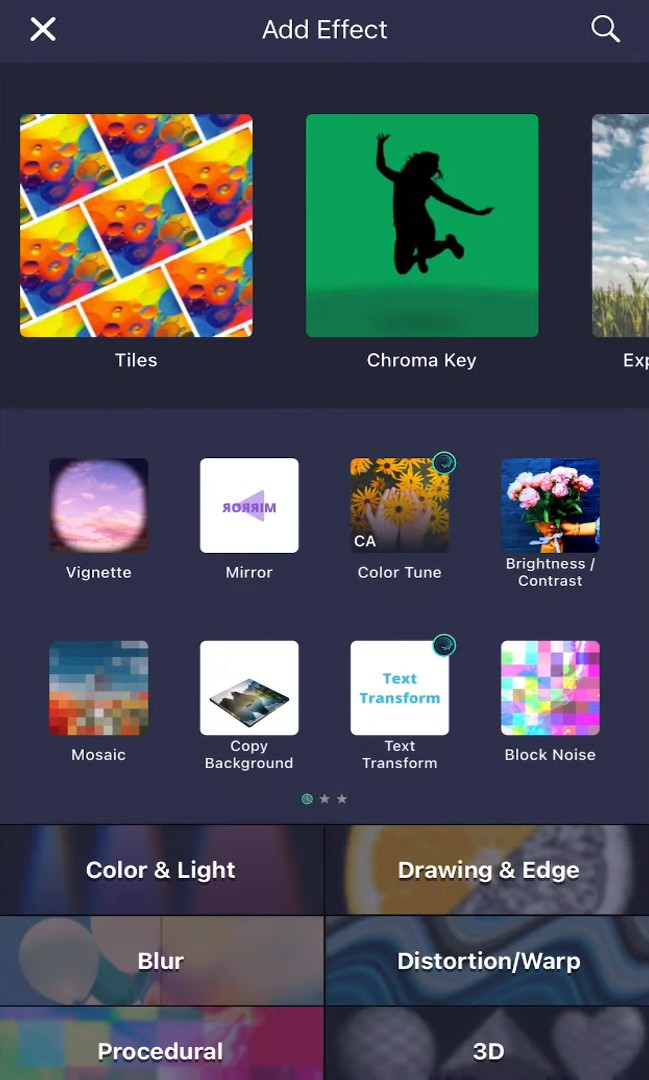
#> input picture am_research/images/07-effect-browser.jpg, 649 x 1080 px; its folder holds only this picture in this run
$ python qa-images.py
#> lines starting #> are read from the running program, lines starting #| are printed output that depends on the picture
#!/usr/bin/env python3
"""OpenCV measurements for collected editor references.

Reference screenshots are kept outside the product bundle. The measurements
are descriptive evidence for information architecture, not claims about
OmniFrame runtime pixels (browser screenshots require an installed browser).
"""
from __future__ import annotations

import json
import sys
from pathlib import Path

import cv2
import numpy as np


folder = Path(sys.argv[1] if len(sys.argv) > 1 and not sys.argv[1].startswith("--") else "qa/images")
output = Path(sys.argv[2] if len(sys.argv) > 2 and not sys.argv[2].startswith("--") else "/tmp/omniframe-qa/image-measurements.json")
allow_empty = "--allow-empty" in sys.argv
files = sorted([*folder.glob("*.png"), *folder.glob("*.jpg"), *folder.glob("*.jpeg")])
if not files:
    output.parent.mkdir(parents=True, exist_ok=True)
    output.write_text(json.dumps({"status": "no-images", "folder": str(folder), "note": "Add licensed/local captures before measuring."}, indent=2) + "\n")
    print(f"no reference images found in {folder}; folder is ready for licensed/local captures")
    if allow_empty:
        raise SystemExit(0)
    raise SystemExit(2)

measurements = []
for path in files:
    image = cv2.imread(str(path), cv2.IMREAD_COLOR)
#> image is the input picture: shape (1080, 649, 3); mean B, G, R 87.2, 79, 74.3
    if image is None:
        raise SystemExit(f"unable to decode {path}")
    height, width = image.shape[:2]
#> height = 1080; width = 649
    gray = cv2.cvtColor(image, cv2.COLOR_BGR2GRAY)
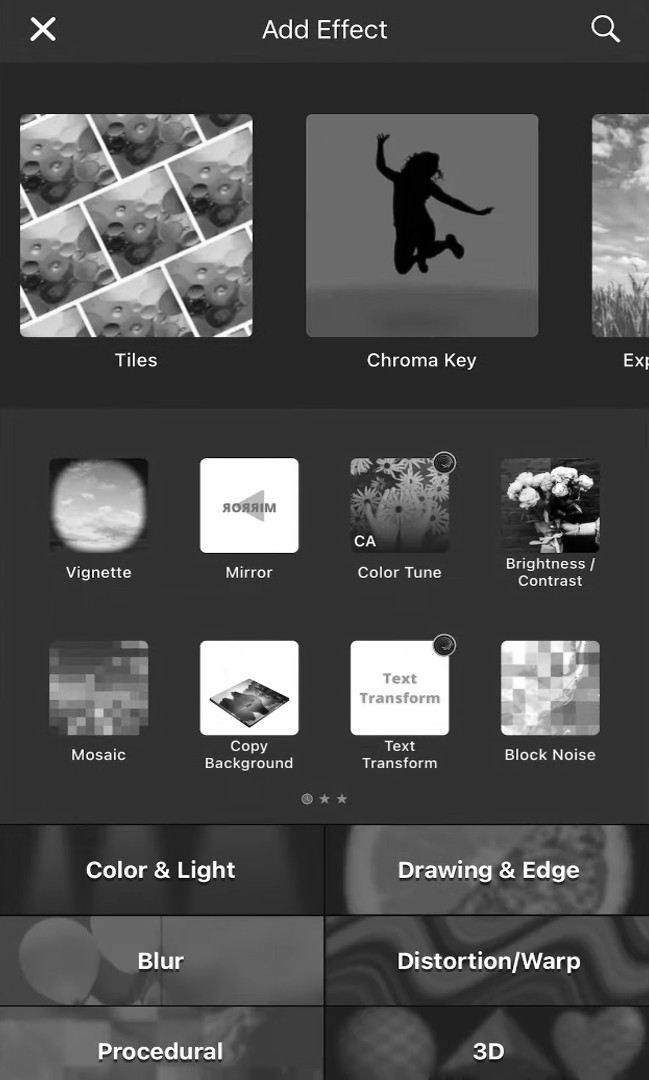
#> gray: shape (1080, 649); min 0, max 255, mean 78.6
    edges = cv2.Canny(gray, 80, 160)
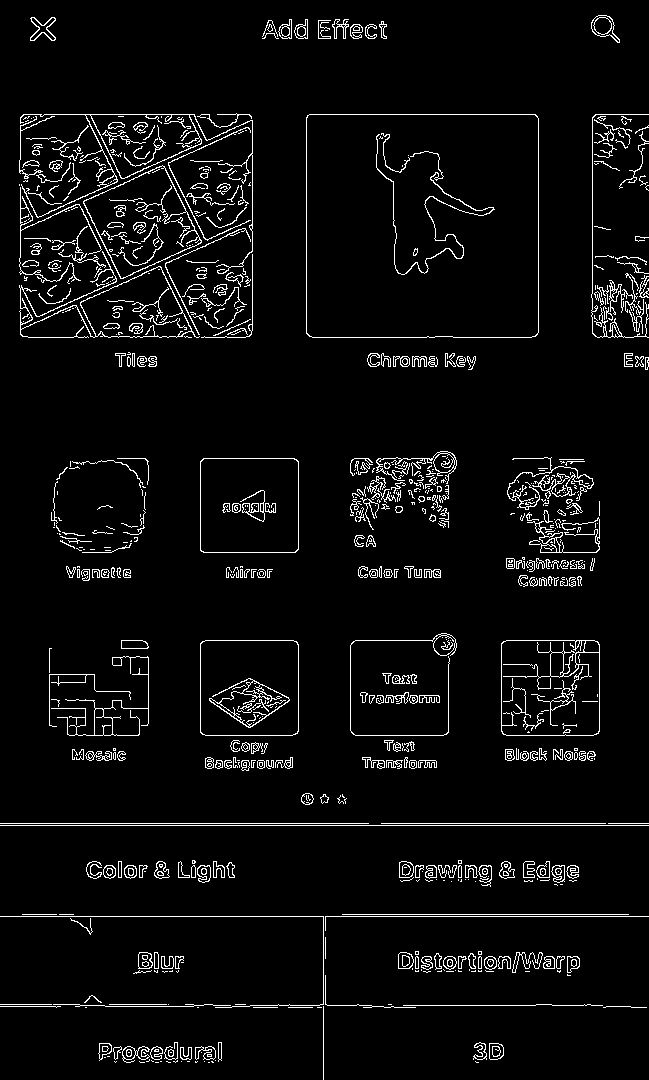
#> edges: shape (1080, 649); 4.7% white in thin lines or dots
    column_density = (edges > 0).mean(axis=0)
#> column_density = 649 values, max 0.259 at index 538, min 0.00463 at index 0, mean 0.0474
    row_density = (edges > 0).mean(axis=1)
#> row_density = 1080 values, max 1 at index 825, min 0 at index 0, mean 0.0474
    vertical_threshold = float(column_density.mean() + 2 * column_density.std())
#> vertical_threshold = 0.103
    horizontal_threshold = float(row_density.mean() + 2 * row_density.std())
#> horizontal_threshold = 0.204
    vertical_candidates = np.flatnonzero(column_density >= vertical_threshold)
#> vertical_candidates = [20, 49, 121, 148, 200, 252, 298, 306, 323, 350, 448, 538, 550, 592, 599]
    horizontal_candidates = np.flatnonzero(row_density >= horizontal_threshold)
#> horizontal_candidates = 19 values from 114 to 1007
    measurements.append({
        "file": path.name,
        "width": width,
        "height": height,
        "aspect_ratio": round(width / height, 3),
        "dark_pixel_ratio_lt_48": round(float((gray < 48).mean()), 3),
        "edge_density": round(float((edges > 0).mean()), 3),
        "vertical_separator_candidates": vertical_candidates.tolist(),
        "horizontal_separator_candidates": horizontal_candidates.tolist(),
        "vertical_peak_count": int(len(vertical_candidates)),
        "horizontal_peak_count": int(len(horizontal_candidates)),
    })

output.parent.mkdir(parents=True, exist_ok=True)
output.write_text(json.dumps(measurements, indent=2) + "\n")
print(json.dumps(measurements, indent=2))
#> (printed output is left out)
